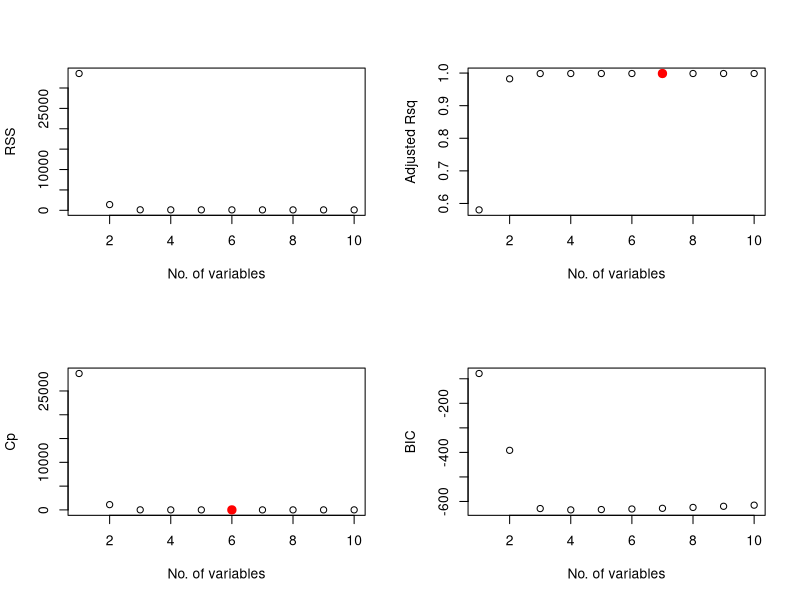
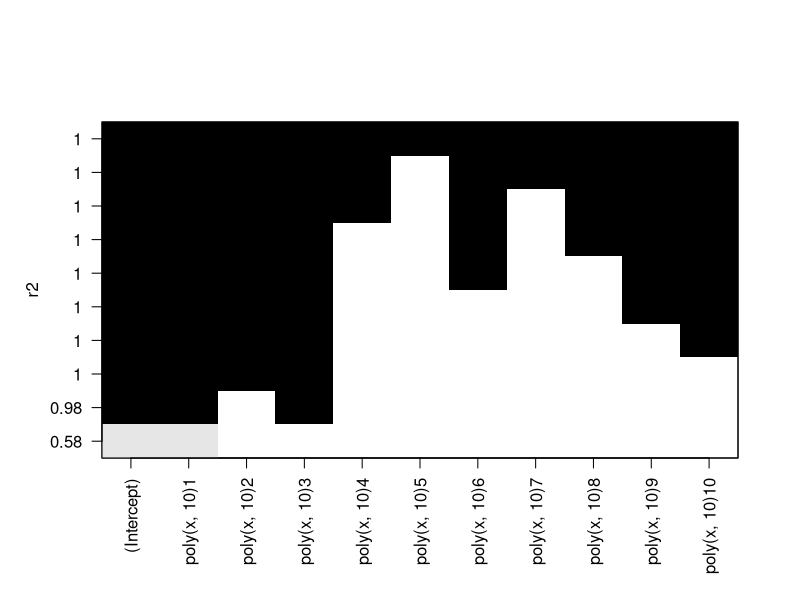
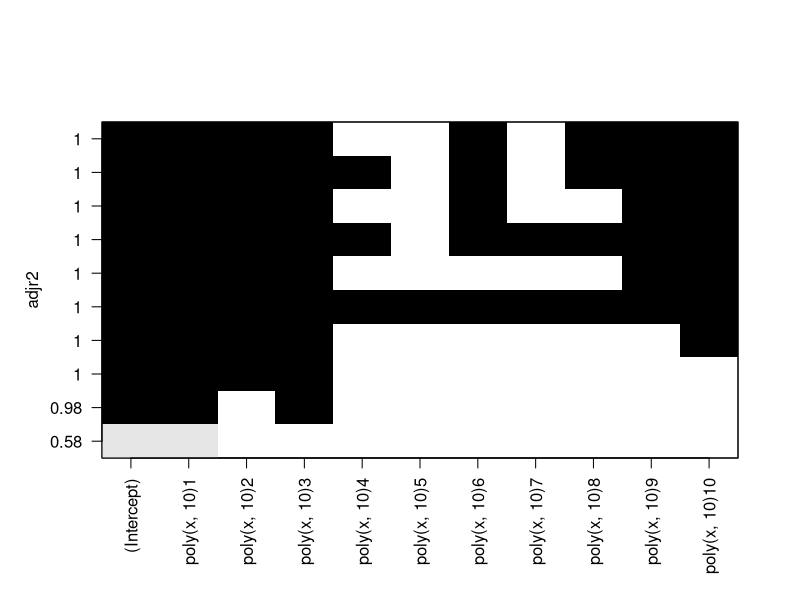
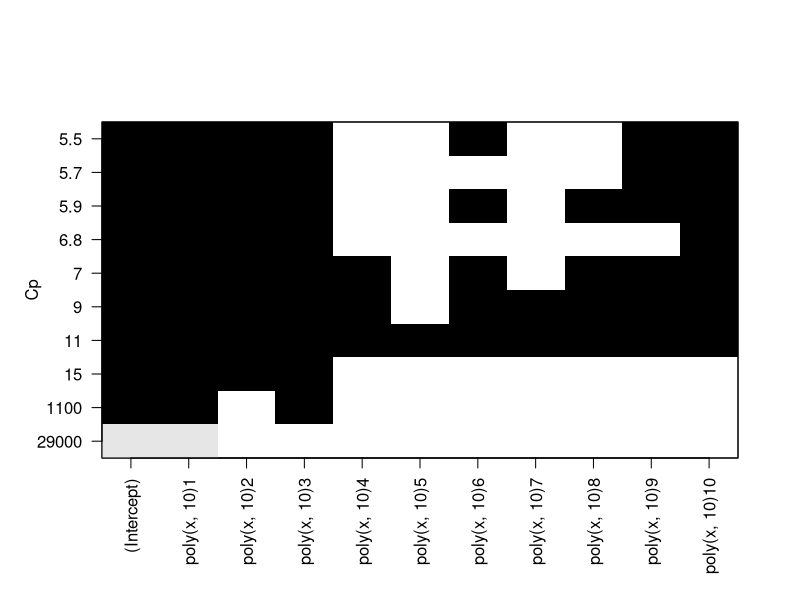
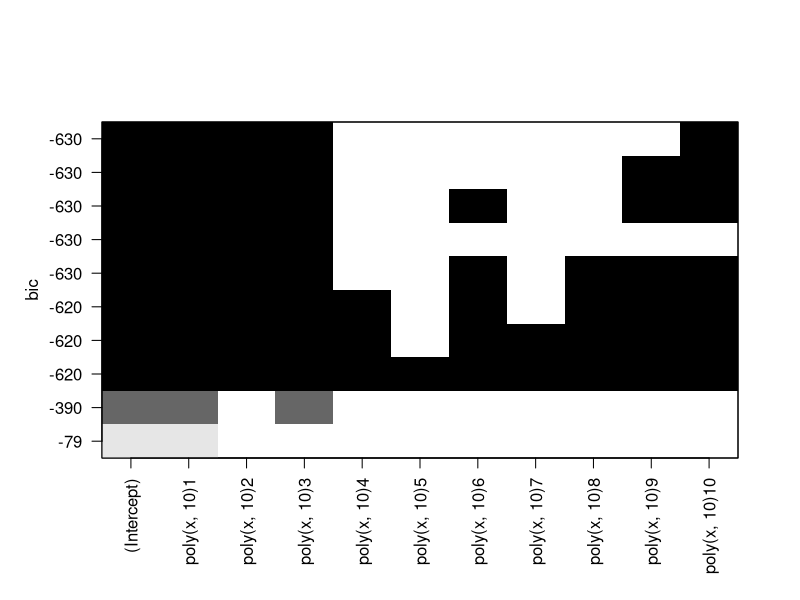
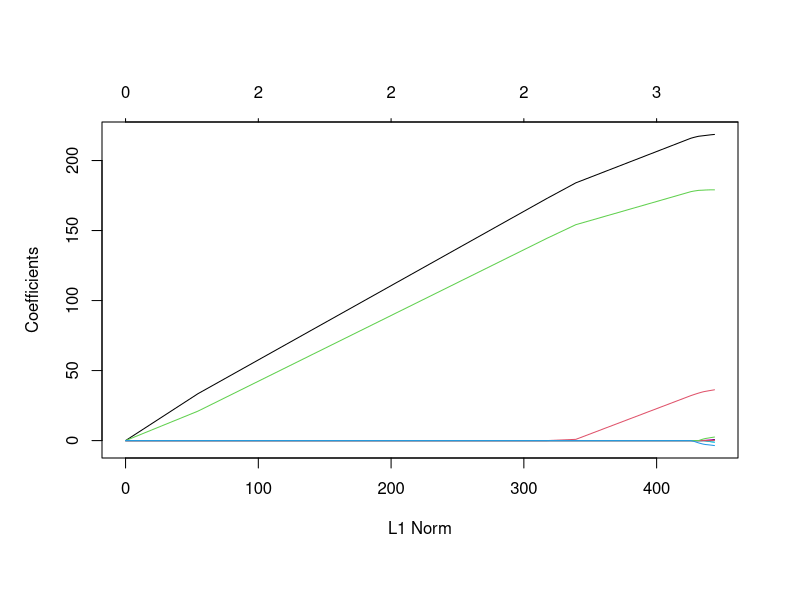
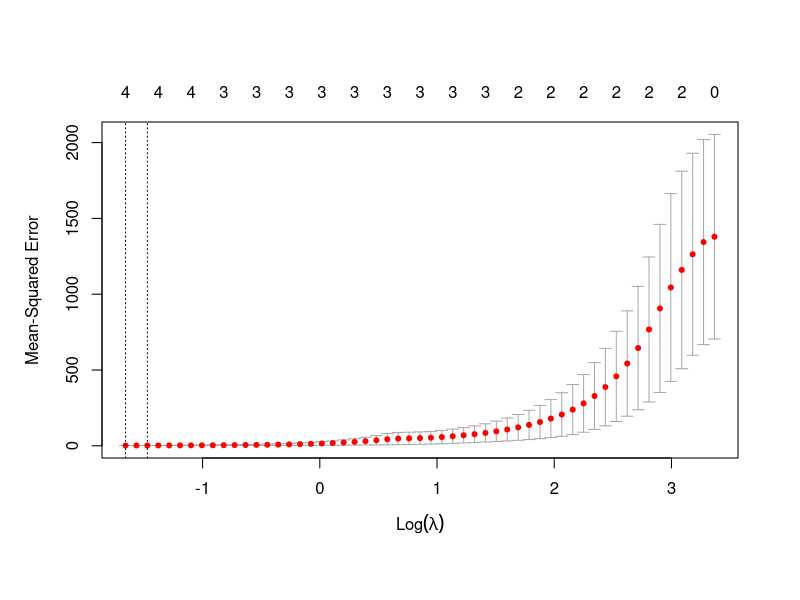

These figures' R source, in order: (Note: this script raises an error after producing the figures.)
set.seed(1)
x = rnorm(100)

set.seed(2)
e = rnorm(100)

b0 = 3
b1 = -4.5
b2 = .05
b3 = 12


y = b0 + b1*x +b2*x^2 + b3*x^3 + e


dat = data.frame(y,x)

require(leaps)
regfit.full=regsubsets(y~poly(x,10), data=dat, nvmax =10)
reg.summary = summary(regfit.full)
names(reg.summary)
par(mfrow=c(2,2))
plot(reg.summary$rss, xlab="No. of variables", ylab="RSS")

plot(reg.summary$adjr2, xlab="No. of variables", ylab="Adjusted Rsq")
which.max(reg.summary$adjr2)
points(7, reg.summary$adjr2[7], col="red", cex=2, pch=20)

plot(reg.summary$cp, xlab="No. of variables", ylab="Cp")
which.min(reg.summary$cp)
points(6, reg.summary$cp[6], col="red", cex=2, pch=20)

plot(reg.summary$bic, xlab="No. of variables", ylab="BIC")
which.min(reg.summary$bic)
points(4, reg.summary$bic[4], col="red", cex=2, pch=20, type="l")

par(mfrow=c(1,1))
plot(regfit.full, scale="r2")
plot(regfit.full, scale="adjr2")
plot(regfit.full, scale="Cp")
plot(regfit.full, scale="bic")
coef(regfit.full,4)

# doing forward and backward stepwise selection
regfit.fwd = regsubsets(y~poly(x,10), data=dat, nvmax=10, method="forward")
summary(regfit.fwd)

regfit.bwd = regsubsets(y~poly(x,10), data=dat, nvmax=10, method="backward")
summary(regfit.bwd)


# creat x and y
x.mat = as.matrix(poly(x,10))

library(glmnet)
grid = 10 ^seq(10, -2, length=100)
train=sample(length(y), length(y)/2)
train
test = -train
y.test = y[test]


# Use cross-validation to select the optimal value of lambda for lasso fit
lasso.mod  =glmnet(x.mat[train,], y[train], alpha=1, lambda=grid)
plot(lasso.mod)

cv.out = cv.glmnet(x.mat[train,], y[train], alpha=1)
plot(cv.out)
best.lambda = cv.out$lambda.min
best.lambda

lasso.pred = predict(lasso.mod, s=best.lambda, newx=x[test,])
mean((lasso.pred - y.test)^2)

out = glmnet(x.mat,y, alpha=1, lambda =grid)
dim(coef(out))
lasso.coef = predict(out, type="coefficients", s=best.lambda)[1:11,]
lasso.coef

# well it does not predict well. What if I do the fit lasso on the whole dataset
# and then try to predict on the whole dataset again
# there is a solution on this approach online

# Now generate a different response of y
b7 = 3.4
y = b0+ b7*x^7 +e

#Now perform best subset selection and the lasso. Discuss the results
regfit.full = regsubsets(y~poly(x,10), data=dat, nvmax=10)
reg.summary = summary(regfit.full)
plot(reg.summary$cp, xlab="No. of variables", ylab="Cp")
which.min(reg.summary$cp)
points(6, reg.summary$cp[6], col="red", cex=2, pch=20)

x.mat = model.matrix(y~poly(x,10), data=dat)[,-1]
lasso.mod =glmnet(x.mat,y,alpha=1)
plot(lasso.mod)
cv.out = cv.glmnet(x.mat, y, alpha=1)
best.lambda = cv.out$lambda.min
best.lambda
